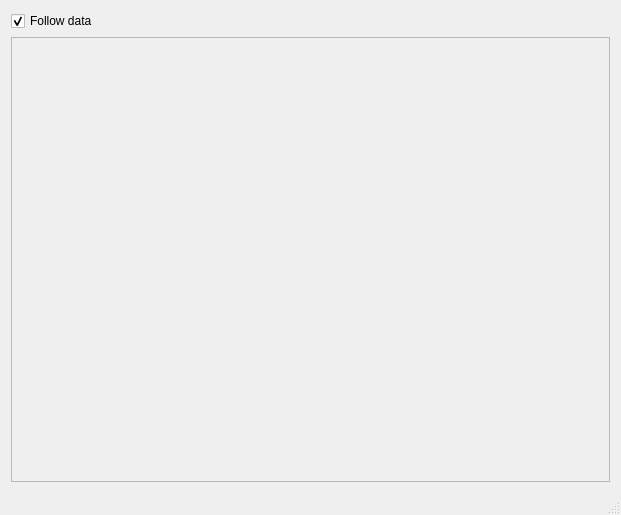
<?xml version="1.0" encoding="UTF-8"?>
<ui version="4.0">
 <class>StatsWindow</class>
 <widget class="QMainWindow" name="StatsWindow">
  <property name="geometry">
   <rect>
    <x>0</x>
    <y>0</y>
    <width>621</width>
    <height>515</height>
   </rect>
  </property>
  <property name="windowTitle">
   <string>Stats</string>
  </property>
  <widget class="QWidget" name="centralWidget">
   <layout class="QVBoxLayout" name="verticalLayout">
    <item>
     <widget class="QCheckBox" name="checkBoxFollowData">
      <property name="text">
       <string>Follow data</string>
      </property>
      <property name="checked">
       <bool>true</bool>
      </property>
     </widget>
    </item>
    <item>
     <widget class="QFrame" name="frame_2">
      <property name="frameShape">
       <enum>QFrame::StyledPanel</enum>
      </property>
      <property name="frameShadow">
       <enum>QFrame::Sunken</enum>
      </property>
      <property name="lineWidth">
       <number>1</number>
      </property>
      <property name="midLineWidth">
       <number>0</number>
      </property>
      <layout class="QVBoxLayout" name="verticalLayout_3">
       <property name="spacing">
        <number>0</number>
       </property>
       <property name="leftMargin">
        <number>0</number>
       </property>
       <property name="topMargin">
        <number>0</number>
       </property>
       <property name="rightMargin">
        <number>0</number>
       </property>
       <property name="bottomMargin">
        <number>0</number>
       </property>
       <item>
        <widget class="QCustomPlot" name="customPlot" native="true">
         <property name="sizePolicy">
          <sizepolicy hsizetype="Preferred" vsizetype="MinimumExpanding">
           <horstretch>0</horstretch>
           <verstretch>0</verstretch>
          </sizepolicy>
         </property>
        </widget>
       </item>
      </layout>
     </widget>
    </item>
   </layout>
  </widget>
  <widget class="QMenuBar" name="menuBar">
   <property name="geometry">
    <rect>
     <x>0</x>
     <y>0</y>
     <width>621</width>
     <height>25</height>
    </rect>
   </property>
  </widget>
  <widget class="QStatusBar" name="statusBar"/>
 </widget>
 <layoutdefault spacing="6" margin="11"/>
 <customwidgets>
  <customwidget>
   <class>QCustomPlot</class>
   <extends>QWidget</extends>
   <header>plot/qcustomplot.hpp</header>
   <container>1</container>
  </customwidget>
 </customwidgets>
 <resources/>
 <connections/>
</ui>
